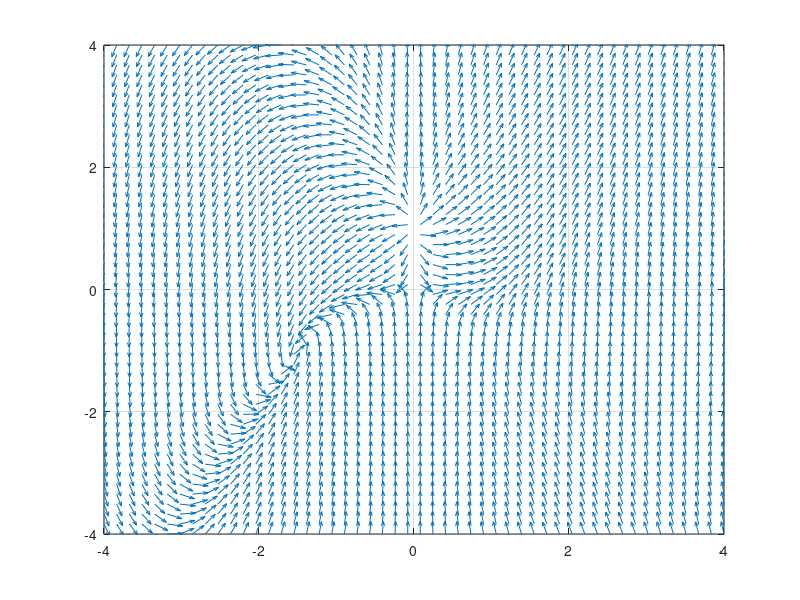

Source code (MATLAB): (Note: this script raises an error after producing the figure.)
clc
clear
close all
warning off

Ts = linspace(-4,4,50);
[x1,x2] = meshgrid(Ts,Ts);
dx1= x1 + x1.*x2;
dx2= -x2 + x2.^2 + x1.*x2 + x1.^3;
xdot1 = dx1./(sqrt((dx1).^2 + (dx2).^2));
xdot2 = dx2./(sqrt((dx1).^2 + (dx2).^2));
figure
quiver(x1,x2,xdot1,xdot2)
axis([-4 4 -4 4])
hold on
grid on 

options = odeset('RelTol',1e-4,'AbsTol',[1e-5 1e-5]);

for i = -10:0.1:10
    [~,X] = ode45(@plane,[0 10],[i,i]',options);
    plot(X(:,1),X(:,2),'r')
    hold on
    [~,X] = ode45(@plane,[10 0],[i,i]',options);
    plot(X(:,1),X(:,2),'r')
    hold on
    [~,X] = ode45(@plane,[0 10],[-i,i]',options);
    plot(X(:,1),X(:,2),'r')
    hold on
    [~,X] = ode45(@plane,[10 0],[-i,i]',options);
    plot(X(:,1),X(:,2),'r')
    hold on
    [~,X] = ode45(@plane,[10 0],[i,i+5]',options);
    plot(X(:,1),X(:,2),'r')
    hold on
end

function [dx] = plane(t,x)
dx = zeros(2,1);
dx(1)= x(1) + x(1)*x(2);
dx(2)= -x(2) + x(2)*x(2) + x(1)*x(2) + x(1)*x(1)*x(1);
end


